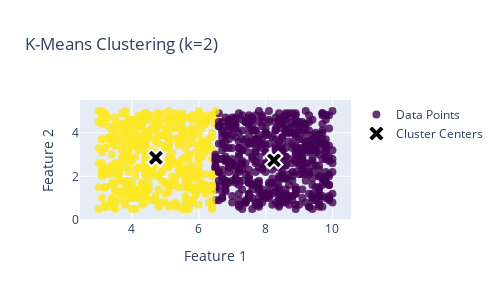

This figure's notebook cell:
### Code cell
fig = go.Figure()

fig.add_trace(
    go.Scatter(
        x=X_pre[:, 0],
        y=X_pre[:, 1],
        mode="markers",
        marker=dict(
            color=labels,
            colorscale="Viridis",
            size=8,
            opacity=0.8,
            showscale=False,
        ),
        name="Data Points",
        text=[f"Cluster: {label}" for label in labels],
        hovertemplate="X: %{x}<br>Y: %{y}<br>%{text}<extra></extra>",
    )
)

fig.add_trace(
    go.Scatter(
        x=centers[:, 0],
        y=centers[:, 1],
        mode="markers",
        marker=dict(
            symbol="x",
            size=15,
            color="black",
            line=dict(width=2, color="white"),
        ),
        name="Cluster Centers",
        hovertemplate="Center X: %{x}<br>Center Y: %{y}<extra></extra>",
    )
)

fig.update_layout(
    title=f"K-Means Clustering (k={best_k_value})",
    xaxis_title="Feature 1",
    yaxis_title="Feature 2",
    width=500,
    height=300,
    showlegend=True,
)

fig.show()

### Figure 1 — Plotly figure (JSON) as saved in the notebook; plotly's stock layout.template omitted (floating-point values rounded to 4 significant figures; data arrays with more than 128 entries replaced by an {"elided": "..."} marker saying what was removed)
{"data": [{"hovertemplate": "X: %{x}<br>Y: %{y}<br>%{text}<extra></extra>", "marker": {"color": {"elided": "1000 int values"}, "colorscale": [[0, "#440154"], [0.1111, "#482878"], [0.2222, "#3e4989"], [0.3333, "#31688e"], [0.4444, "#26828e"], [0.5556, "#1f9e89"], [0.6667, "#35b779"], [0.7778, "#6ece58"], [0.8889, "#b5de2b"], [1, "#fde725"]], "opacity": 0.8, "showscale": false, "size": 8}, "mode": "markers", "name": "Data Points", "text": {"elided": "1000 str values"}, "type": "scatter", "x": {"elided": "1000 float values"}, "y": {"elided": "1000 float values"}}, {"hovertemplate": "Center X: %{x}<br>Center Y: %{y}<extra></extra>", "marker": {"color": "black", "line": {"color": "white", "width": 2}, "size": 15, "symbol": "x"}, "mode": "markers", "name": "Cluster Centers", "type": "scatter", "x": [8.25, 4.715], "y": [2.742, 2.85]}], "layout": {"height": 300, "showlegend": true, "title": {"text": "K-Means Clustering (k=2)"}, "width": 500, "xaxis": {"title": {"text": "Feature 1"}}, "yaxis": {"title": {"text": "Feature 2"}}}}
